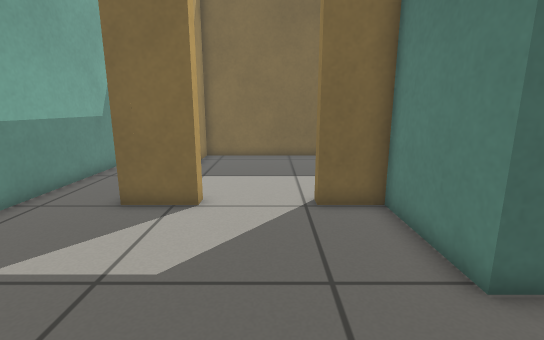
View 1 (above)

14 first-person views from a walk through a Gazebo world. The camera is 0.73 m above the floor, tilts 12° down and sees 85° across. The floor is counted in squares, 0.25 m on a side. Each view is taken from the middle of a square. On the plan, view 1 faces up. The plan holds only what a view shows up to about 20 squares ahead; the rest is blank.

View 2
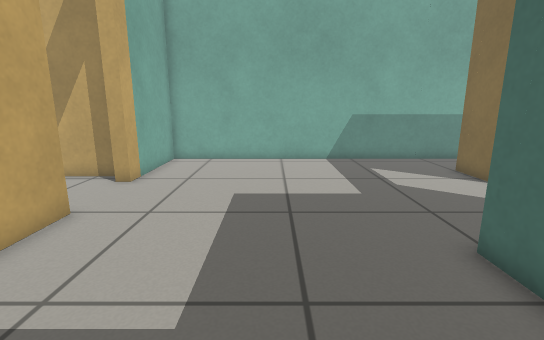

View 3
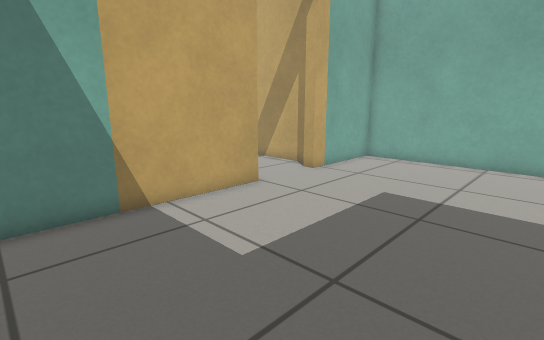

View 4
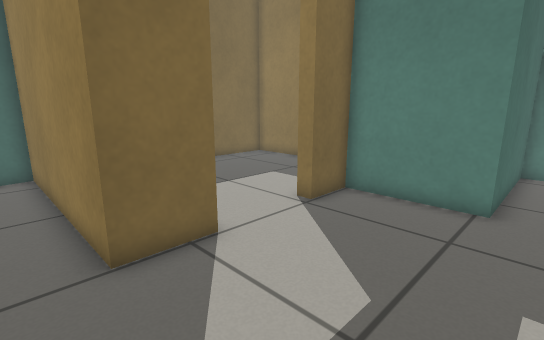

View 5
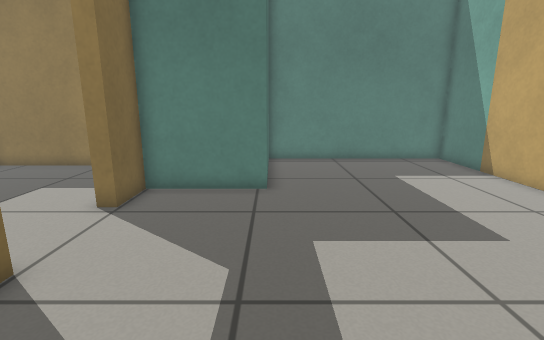

View 6
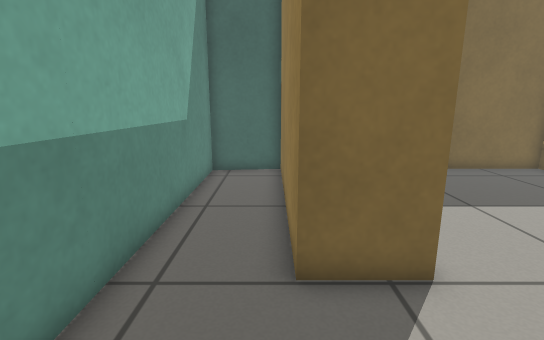

View 7
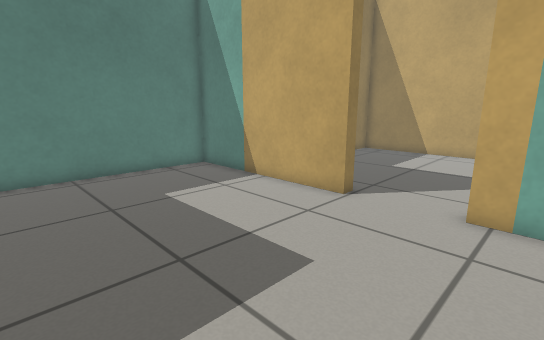

View 8
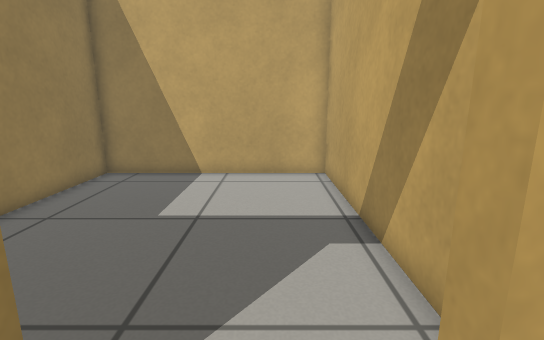

View 9
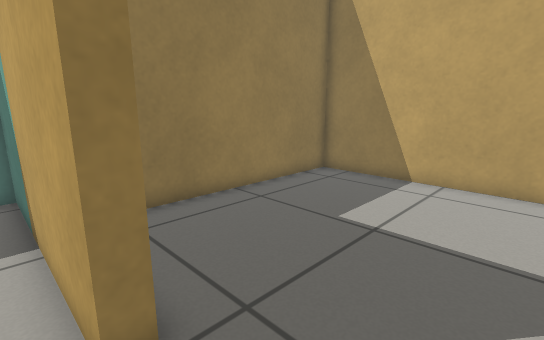

View 10
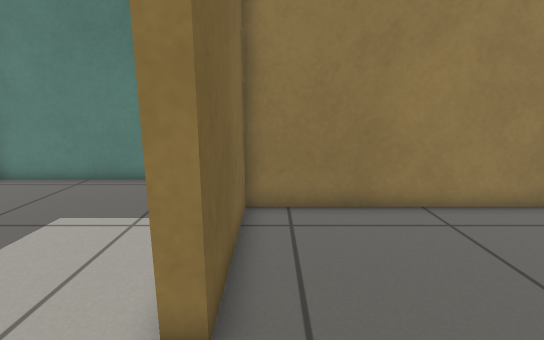

View 11
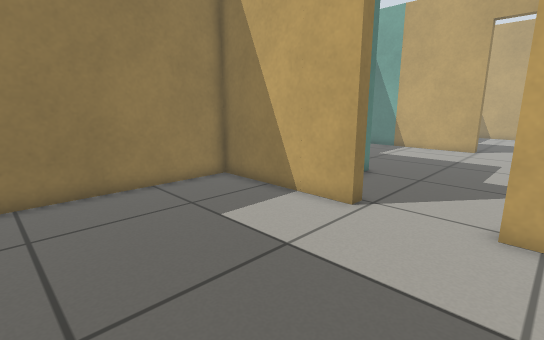

View 12
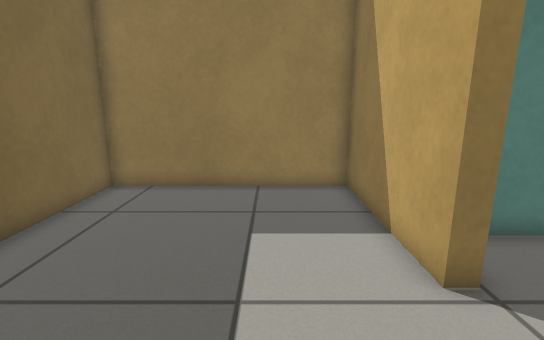

View 13
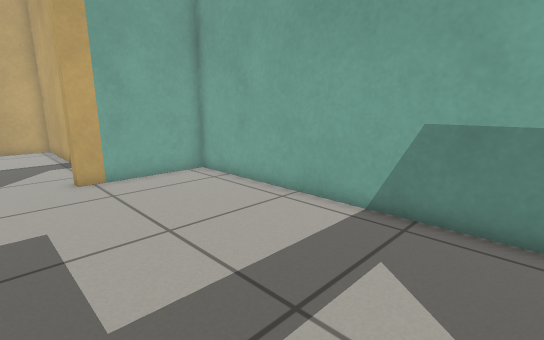

View 14
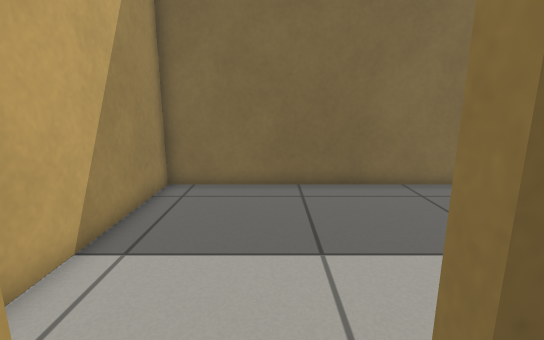

### Floor plan
Ten units are one square. View 1 is at (0, 0); x grows to the right and y downward. Boxes are objects, and circles mark ways between rooms. Rooms are numbered by the first view taken in them; rooms with no view inside come last. Other rooms are left out.
<svg viewBox="-83 -185 186 360">
<path fill="none" stroke="#000" d="M-22 -86 -46 -86 -46 -179 -78 -176 -78 56 -24 56M12 56 98 56 98 -42 34 -42 34 -86 14 -86M-34 66 -34 170 64 170 64 62 12 62M14 -92 78 -92 78 -180 -40 -180 -40 -109M-30 -92 -22 -92"/>
<circle cx="-5" cy="60" r="3" fill="#2a7"/>
<circle cx="-5" cy="-90" r="3" fill="#2a7"/>
<text x="-10" y="-20">1</text>
<text x="10" y="110">2</text>
<text x="20" y="-140">3</text>
</svg>
Room 1 opens to room 2. Room 1 opens to room 3.

Where each view was taken, in squares from view 1:
view 1: 0 up, 0 right, facing up
view 2: 0 up, 9 right, facing left
view 3: 3 up, 9 right, facing down-left
view 4: 3 up, 6 left, facing up-right
view 5: 4 up, 7 left, facing right
view 6: 4 up, 5 left, facing up
view 7: 3 up, 4 left, facing down-right
view 8: 4 down, 1 left, facing down
view 9: 5 down, 2 left, facing down-right
view 10: 7 down, 2 left, facing right
view 11: 17 up, 3 left, facing down-right
view 12: 12 up, 3 left, facing right
view 13: 7 up, 0 right, facing down-left
view 14: 7 up, 0 right, facing up
